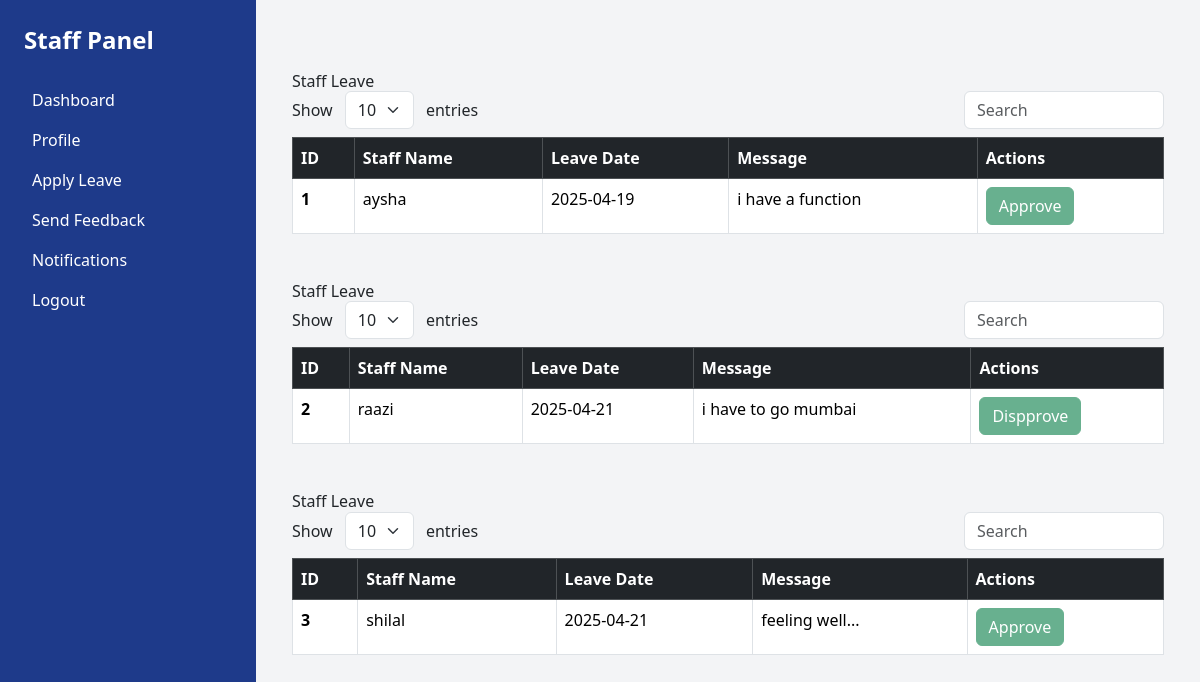
The app's page /staff_leave_view with its own data.
### app/models.py (models this page shows, shortened)
class Staff_leave(models.Model):
   staff_id = models.ForeignKey(Staff,on_delete=models.CASCADE)
   data = models.CharField(max_length=100)
   message = models.TextField()
   status = models.IntegerField(default=0)
   created_at = models.DateTimeField(auto_now_add=True)
   updated_at = models.DateTimeField(auto_now_add=True)

class Staff(models.Model):
    admin = models.OneToOneField(CustomUser,on_delete=models.CASCADE)
    address = models.TextField(max_length=100)
    gender = models.CharField(max_length=100)

class CustomUser(AbstractUser):
    USER = (
        (1, 'HOD'),
        (2, 'STAFF')
    )
    user_type = models.CharField(choices=USER, max_length=50, default=1)
    profile_pic = models.ImageField(upload_to='media/profile_pic')

### app/views.py (the view)
# urls.py: path('staff_leave_view',views.staff_leave_view,name='staff_leave_view'),
def staff_leave_view(request):
        staff_leave = Staff_leave.objects.all()
        context = {
            'staff_leave': staff_leave,
        }
        return render(request, 'staff_leave_view.html', context)

### templates/staff_leave_view.html (shortened to what this page needs)
{% extends 'dashboard.html' %}
{% block content %}
{% for i in staff_leave %}
  <div class="container mt-5">
    <h3>Staff Leave</h3>
    <div class="d-flex justify-content-between mb-2">
      <div>Show
        <select class="form-select d-inline w-auto mx-2" aria-label="entries">
          <option selected>10</option>
        </select> entries
      </div>
      <div>
        <input type="search" class="form-control" placeholder="Search" style="width: 200px;">
      </div>
    </div>
    <table class="table table-bordered">
      <thead class="table-dark">
        <tr>
          <th>ID</th>
          <th>Staff Name</th>
          <th>Leave Date</th>
          <th>Message</th>
          <th>Actions</th>
        </tr>
      </thead>
      <tbody>
        <tr>
          <th scope="row">{{ i.id }}</th>
          <td>{{ i.staff_id.admin.first_name }}</td>
          <td>{{ i.data }}</td>
          <td>{{ i.message}}</td>
      <td>
   {% if i.status == 0 %}
   <a href="{% url 'staff_approve_leave' i.id %}"><button class="btn btn-success">Approve</button></a>
   <a href="{% url 'staff_disapprove_leave' i.id %}"><button class="btn btn-danger">Disapprove</button></a>
   {% elif i.status == 1 %}
    <button class="btn btn-success" disabled="disabled">Approve</button>
   {% else %}
   <button class="btn btn-success" disabled="disabled">Dispprove</button>
   {% endif %}
</td>
        </tr>
      </tbody>
    </table>
  </div>
{% endfor %}
{% endblock %}

### records on screen
Staff_leave: id "1", staff_id.admin.first_name "aysha", data "2025-04-19", message "i have a function", status "Approve"
Staff_leave: id "2", staff_id.admin.first_name "raazi", data "2025-04-21", message "i have to go mumbai", status "Dispprove"
Staff_leave: id "3", staff_id.admin.first_name "shilal", data "2025-04-21", message "feeling well...", status "Approve"
